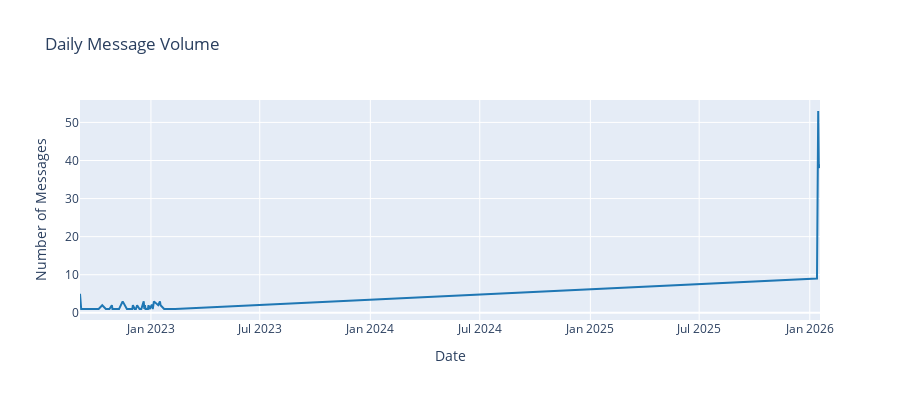

Notebook code cell kept with this figure:
### Markdown cell above
## 6. Temporal Analysis

Explore posting patterns over time.

### Code cell
# Messages over time
daily_messages = df.groupby('date_only').size().reset_index(name='count')
daily_messages['date_only'] = pd.to_datetime(daily_messages['date_only'])

fig = px.line(
    daily_messages,
    x='date_only',
    y='count',
    title="Daily Message Volume",
    labels={'date_only': 'Date', 'count': 'Number of Messages'}
)
fig.update_traces(line_color='#1f77b4', line_width=2)
fig.update_layout(height=400)
fig.show()
